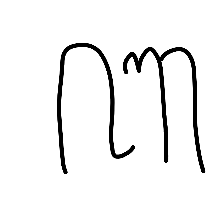
#> input picture Dataset/campuran/ba/ba38.mine.png, 224 x 224 px; its folder holds only this picture in this run
$ jupyter execute --allow-errors Test.ipynb
#> lines starting #> are read from the running program, lines starting #| are printed output that depends on the picture
[cell 1]
# load data
import glob
import os

# computing
import numpy as np
import pandas as pd

# visualization
import matplotlib.pyplot as plt
import seaborn as sns

# feature extraction
import cv2
from scipy.spatial.distance import cdist
from sklearn.cluster import KMeans
from sklearn.metrics import silhouette_score
from yellowbrick.cluster import KElbowVisualizer # https://realpython.com/k-means-clustering-python/

# modelling
from sklearn.preprocessing import StandardScaler
from sklearn.svm import SVC
from sklearn.neighbors import KNeighborsClassifier
from sklearn.model_selection import GridSearchCV

# evalutaion
from sklearn.metrics import classification_report

# load/save model
import pickle

# Load Data

- input: -
- output: `X_train, y_train, X_test, y_test`

[cell 2]
# ukurang gambar 224x224
def import_image(file) :
    image = cv2.imread(file)
    return image

def label_image(character, length) :
    array = np.full(length, character)
    return array

def import_data(character, path) :
    file_path = glob.glob(path)
    images = np.array([import_image(file) for file in file_path])
    label = label_image(character, len(file_path))

    return images, label

[cell 3]
hanacaraka = ('ba','ca','da','dha','ga','ha','ja','ka','la','ma','na','nga','nya','pa','ra','sa','ta','tha','wa','ya')

X_train = np.empty((0, 224, 224, 3), np.uint8)
y_train = np.empty((0))
X_test = np.empty((0, 224, 224, 3), np.uint8)
y_test = np.empty((0))

#> (the rest of this cell did not finish here and is left out)

#> in import_image, image is the input picture: shape (224, 224, 3); min 0, max 255, mean 241.8
    temp_X_test, temp_y_test = import_data(character, testing_path)
#| Ukuran karakter ba training: 1 testing: 1

    print("Ukuran karakter", character, "training:", temp_X_train.shape[0], "testing:", temp_X_test.shape[0])

    X_train = np.append(X_train, temp_X_train, axis=0)
    y_train = np.append(y_train, temp_y_train, axis=0)
    X_test = np.append(X_test, temp_X_test, axis=0)
    y_test = np.append(y_test, temp_y_test, axis=0)

[cell 4]
# Ukuran keseluruhan data
print("Training:", X_train.shape[0])
#| Training: 1
print("Testing:", X_test.shape[0])
#| Testing: 1

[cell 5]
plt.figure(figsize=(10,4))
sns.countplot(x=y_train)
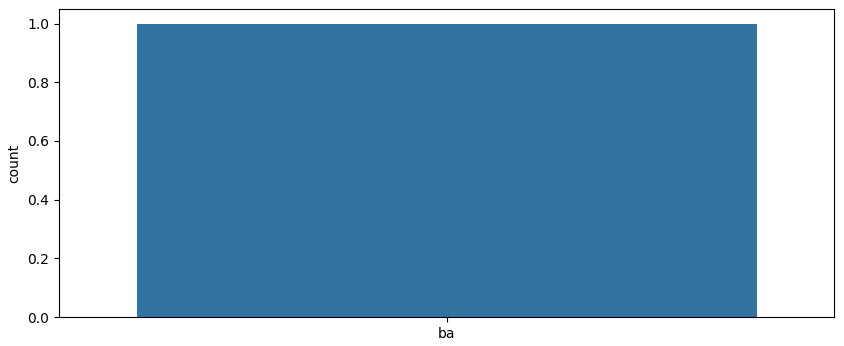
#> figure drawn by matplotlib, 1 panel

[cell 6]
np.random.seed(42)

fig = plt.figure(figsize=(16, 4))
columns = 4
rows = 1
#> (the rest of this cell did not finish here and is left out)

# Preprocessing

- input: `X_train, X_test`
- output: `X_train_prep, X_test_prep`

kind of image preprocessing
- grayscaling (o)
- resizing (x)
- cropping (x)
- binarization (o)
- negative (x)
- skeletonization/thinning (o)
- noise reduction (x)
- sharpening (o)

[cell 7]
def grayscaling(image):
    image = cv2.cvtColor(image, cv2.COLOR_RGB2GRAY)
    return image

def thresholding(image):
    ret, image = cv2.threshold(image, 127, 255, cv2.THRESH_BINARY)
    return image

def resizing(image, size=128):
    image = cv2.resize(image, (size, size), interpolation = cv2.INTER_AREA)
    return image

# https://soumyapatilblogs.medium.com/image-filtering-using-opencv-66b67e1bd968
def denoising(image):
    #image = cv2.fastNlMeansDenoisingColored(img, None, 5, 5, 7, 21)
    image = cv2.medianBlur(image, 5)
    return image

def sharpening(image):
    kernel = np.array([[0, -1, 0], [-1, 5,-1], [0, -1, 0]])
    #kernel = np.array([[-1, -1, -1], [-1, 9, -1], [-1, -1, -1]])
    image = cv2.filter2D(src=image, ddepth=-1, kernel=kernel)
    return image

def preprocessing(image, size=128):
    image = resizing(image)
    return image

[cell 8]
X_train_prep = []
X_test_prep = []

for i in range(X_train.shape[0]) :
    X_train_prep.append(preprocessing(X_train[i]))
#> this loop made 1 pass
#> pass 1, in resizing, `image = cv2.resize(image, (size, size), interpolation = cv2.INTER_AREA)`:
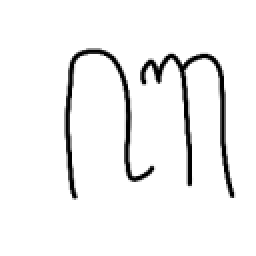
#> image: shape (128, 128, 3) (shown 2 times larger); min 0, max 255, mean 241.8
#> after the loop, X_train_prep = 1 item

for i in range(X_test.shape[0]) :
    X_test_prep.append(preprocessing(X_test[i]))
#> after the loop, X_test_prep = 1 item

X_train_prep = np.array(X_train_prep, dtype=np.uint8)
X_test_prep = np.array(X_test_prep, dtype=np.uint8)

[cell 9]
print("Dimensi data training:", X_train_prep.shape)
#| Dimensi data training: (1, 128, 128, 3)
print("Dimensi data testing:", X_test_prep.shape)
#| Dimensi data testing: (1, 128, 128, 3)

[cell 10]
np.random.seed(42)

fig = plt.figure(figsize=(16, 4))
columns = 4
rows = 1
#> (the rest of this cell did not finish here and is left out)

# Feature Extraction

- input: `X_train_prep, X_test_prep`
- output: `X_train_feature, X_test_feature`

### Extract sift descriptors

[cell 11]
def extract_sift_features(list_image):

    image_descriptors = []
    sift = cv2.SIFT_create()
    for image in list_image:
        _, descriptor = sift.detectAndCompute(image, None)
        image_descriptors.append(descriptor)

    return image_descriptors

def split_all_descriptors(image_descriptors):
    all_descriptors = []
    for descriptor in image_descriptors:
        if descriptor is not None:
            for des in descriptor:
                all_descriptors.append(des)

    return np.array(all_descriptors)

[cell 12]
image_descriptors = extract_sift_features(X_train_prep)
#> the loop in extract_sift_features, `for image in list_image:` made 1 pass
#> image_descriptors = 1 item
all_descriptors = split_all_descriptors(image_descriptors)
#> the loop in split_all_descriptors, `for descriptor in image_descriptors:` made 1 pass
#> after the loop in split_all_descriptors, `for descriptor in image_descriptors:`: all_descriptors = 27 items
#> in split_all_descriptors, `return np.array(all_descriptors)`:
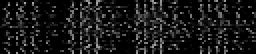
#> returned value: shape (27, 128) float32 (shown 2 times larger); min 0, max 168, mean 24.2

[cell 13]
all_descriptors.shape
#> Out = (27, 128)

#> (a cell that did not finish here is left out)

### Create bow of descriptor using cluster

[cell 15]
ks = [50, 80, 120, 150, 200]
sse = []
silhouette_coefficients = []

#> (the rest of this cell did not finish here and is left out)

[cell 16]
fig = plt.figure(figsize=(16, 4))
plt.style.use("fivethirtyeight")

fig.add_subplot(1, 2, 1)
#> (the rest of this cell did not finish here and is left out)

[cell 17]
def kmeans_bow(all_descriptors, num_cluster):
    kmeans = KMeans(n_clusters = num_cluster)
    kmeans.fit(all_descriptors)

    bow_dict = kmeans.cluster_centers_

    #if not os.path.isfile('bow_dictionary.pkl'):
    pickle.dump(bow_dict, open('bow_dictionary.pkl', 'wb'))

    return kmeans, bow_dict

[cell 18]
num_cluster = 120
#> (the rest of this cell did not finish here and is left out)
